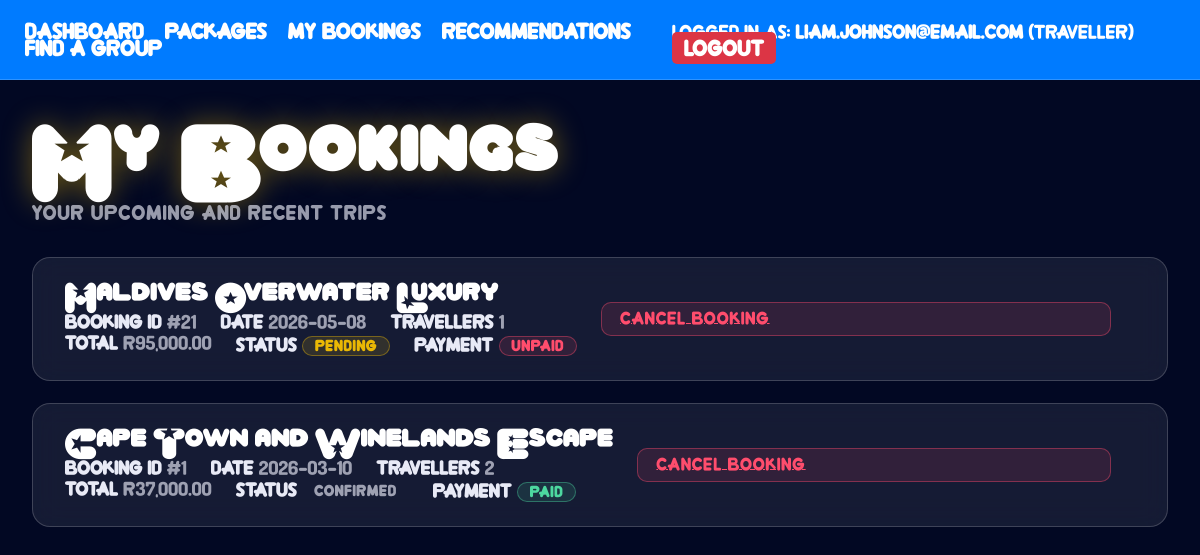
Screenshot of /my_bookings.php (signed in) with the database file from the repository.
### tables this page shows
CREATE TABLE Booking (
    bookingID       INT            NOT NULL AUTO_INCREMENT,
    travellerUserID INT            NOT NULL,
    packageID       INT            NOT NULL,
    bookingDate     DATE           NOT NULL DEFAULT (CURDATE()),
    numTravellers   INT            NOT NULL DEFAULT 1 CHECK (numTravellers >= 1),
    totalAmount     DECIMAL(12,2)  NOT NULL CHECK (totalAmount >= 0),
    status          ENUM('pending','confirmed','cancelled') DEFAULT 'pending',
    paymentStatus   ENUM('unpaid','paid','refunded') DEFAULT 'unpaid',
    PRIMARY KEY (bookingID),
    CONSTRAINT fk_booking_traveller FOREIGN KEY (travellerUserID)
        REFERENCES Traveller(userID) ON DELETE RESTRICT,
    CONSTRAINT fk_booking_package FOREIGN KEY (packageID)
        REFERENCES TravelPackage(packageID) ON DELETE RESTRICT
);

CREATE TABLE TravelPackage (
    packageID    INT            NOT NULL AUTO_INCREMENT,
    agencyUserID INT            NOT NULL,
    title        VARCHAR(200)   NOT NULL,
    description  TEXT,
    basePrice    DECIMAL(10,2)  NOT NULL CHECK (basePrice >= 0),
    durationDays INT            NOT NULL CHECK (durationDays > 0),
    itinerary    TEXT,
    status       ENUM('active','inactive','draft') DEFAULT 'active',
    startDate    DATE,
    endDate      DATE,
    dateCreated  DATE           NOT NULL DEFAULT (CURDATE()),
    PRIMARY KEY (packageID),
    CONSTRAINT fk_package_agency FOREIGN KEY (agencyUserID)
        REFERENCES TravelAgency(userID) ON DELETE CASCADE
);

### public/my_bookings.php (the view, shortened to what this page needs)
<?php
require_once "../includes/db.php";
$travellerUserID = $_SESSION["userID"] ?? $_SESSION["user_id"] ?? null;
$stmt = $pdo->prepare("
    SELECT
        b.bookingID,
        b.bookingDate,
        b.numTravellers,
        b.totalAmount,
        b.status,
        b.paymentStatus,
        p.title
    FROM Booking b
    JOIN TravelPackage p
        ON b.packageID = p.packageID
    WHERE b.travellerUserID = ?
    ORDER BY b.bookingDate DESC
");
$stmt->execute([$travellerUserID]);
$bookings = $stmt->fetchAll(PDO::FETCH_ASSOC);
?>
<!DOCTYPE html>
<html lang="en-ZA">
<head>
    <link rel="stylesheet" href="css/style.css">
</head>
<body>
<?php include "../includes/navbar.php"; ?>
<div class="wrapper">
    <div class="page-content">
        <h1 class="page-title">My Bookings</h1>
        <p class="page-subtitle">YOUR UPCOMING AND RECENT TRIPS</p>
        <?php if (count($bookings) > 0): ?>
            <div class="bookings-list">
                <?php foreach ($bookings as $booking): ?>
                    <div class="booking-card">
                        <div class="booking-details">
                            <div class="booking-plane-name"><?php echo htmlspecialchars($booking["title"]); ?></div>
                            <div class="detail-row">
                                <span><strong>Booking ID</strong> #<?php echo htmlspecialchars($booking["bookingID"]); ?></span>
                                <span><strong>Date</strong> <?php echo htmlspecialchars($booking["bookingDate"]); ?></span>
                                <span><strong>Travellers</strong> <?php echo htmlspecialchars($booking["numTravellers"]); ?></span>
                            </div>
                            <div class="detail-row">
                                <span><strong>Total</strong> R<?php echo number_format($booking["totalAmount"], 2); ?></span>
                                <span><strong>Status</strong>
                                    <span class="badge badge-<?php echo $booking['status']; ?>">
                                        <?php echo htmlspecialchars(ucfirst($booking["status"])); ?>
                                    </span>
                                </span>
                                <span><strong>Payment</strong>
                                    <span class="badge badge-<?php echo $booking['paymentStatus']; ?>">
                                        <?php echo htmlspecialchars(ucfirst($booking["paymentStatus"])); ?>
                                    </span>
                                </span>
                            </div>
                        </div>
                        <a class="btn-cancel"
                           href="cancel_booking.php?id=<?php echo htmlspecialchars($booking["bookingID"]); ?>"
                           onclick="return confirm('Are you sure you want to cancel this booking?');">
                            Cancel Booking
                        </a>
                    </div>
                <?php endforeach; ?>
            </div>
        <?php endif; ?>
    </div>
</div>
</body>
</html>

### public/css/style.css (style rules this page uses)
:root { --navy: rgb(6, 21, 88); --navy-light: rgba(6, 21, 88, 0.75); --gold: rgba(255, 200, 0, 0.9); --gold-glow: rgba(255, 200, 0, 0.4); --glass: rgba(255, 255, 255, 0.08); --glass-border: rgba(255, 255, 255, 0.18); --text-light: #e8eaf6; --text-dim: rgba(232, 234, 246, 0.65); --danger: #ff4d6d; --success: #4dd8a0; --font-display: 'Universe', fantasy; --font-body: 'Crew', sans-serif; --font-body: 'Crew', sans-serif; }
*, *::before, *::after { padding: 0; margin: 0; box-sizing: border-box; }
html { scroll-behavior: smooth; }
body { font-family: var(--font-body); color: var(--text-light); background: #020823; }
.wrapper { min-height: 100vh; background: transparent; }
:root { animation: theme-shift 114s linear infinite; }
p, li, label, span, input, select, textarea, button, .view-description, .page-subtitle, .plane-stat, .detail-row, .spec-label, .spec-unit, .flight-duration, .cabin-tag, .filter-checkboxes label, .range-labels, .toggle-row span, .uc-sub { font-family: var(--font-body); }
.page-content { max-width: 1200px; margin: 0 auto; padding: 2.5rem 2rem 4rem; }
.page-title { font-family: var(--font-display); font-size: clamp(1.8rem, 4vw, 2.8rem); color: #fff; margin-bottom: 0.3rem; letter-spacing: 0.04em; text-shadow: 0 0 30px var(--gold-glow); }
.page-subtitle { color: var(--text-dim); font-size: 15px; margin-bottom: 2rem; letter-spacing: 0.06em; }
.bookings-list { display: flex; flex-direction: column; gap: 1.4rem; }
.booking-card { background: var(--glass); border: 1px solid var(--glass-border); border-radius: 18px; padding: 1.5rem 2rem; backdrop-filter: blur(14px); display: grid; grid-template-columns: auto 1fr auto; align-items: center; gap: 1.5rem; transition: border-color 0.3s, box-shadow 0.3s; }
.booking-details { display: flex; flex-direction: column; gap: 0.4rem; }
.booking-details .detail-row { display: flex; gap: 1.5rem; font-size: 14px; color: var(--text-dim); }
.booking-details .detail-row strong { color: var(--text-light); }
.booking-plane-name { font-size: 18px; font-family: var(--font-display); color: #fff; margin-bottom: 0.4rem; }
.btn-cancel { background: rgba(255,77,109,0.12); border: 1px solid rgba(255,77,109,0.4); color: var(--danger); font-family: var(--font-body); font-size: 13px; padding: 9px 18px; border-radius: 10px; cursor: pointer; transition: all 0.25s; letter-spacing: 0.06em; white-space: nowrap; }
.page-title, .hero h1, .hero h2, .view-model, .plane-model, .airport-code, .uc-title, .booking-plane-name, .spec-value, .filters-panel h3, .view-manufacturer, .plane-manufacturer, .fav-ribbon, .booking-route .airport-code { font-family: var(--font-display); }
.badge { display: inline-block; padding: 3px 12px; border-radius: 100px; font-size: 11px; letter-spacing: 0.08em; text-transform: uppercase; font-weight: 600; }
.badge-pending { background: rgba(255,200,0,0.12); border: 1px solid rgba(255,200,0,0.35); color: var(--gold); }
.badge-unpaid { background: rgba(255,77,109,0.12); border: 1px solid rgba(255,77,109,0.4); color: var(--danger); }
.badge-paid { background: rgba(77,216,160,0.12); border: 1px solid rgba(77,216,160,0.4); color: var(--success); }
h1, .page-title { line-height: 1.3 !important; letter-spacing: 3px !important; margin-bottom: 1.5rem !important; }
.page-subtitle, .package-card p { line-height: 1.5 !important; margin-top: 0.5rem !important; }

### includes/navbar.php (style rules this page uses)
body { margin: 0; }

### rows the page displays
booking: packageID.title "Maldives Overwater Luxury", bookingID "21", bookingDate "2026-05-08", numTravellers "1", totalAmount "95,000.00", status "PENDING", paymentStatus "UNPAID"
booking: packageID.title "Cape Town and Winelands Escape", bookingID "1", bookingDate "2026-03-10", numTravellers "2", totalAmount "37,000.00", status "CONFIRMED", paymentStatus "PAID"

### other values shown
$userEmail "liam.johnson@email.com"
$userRole "traveller"
